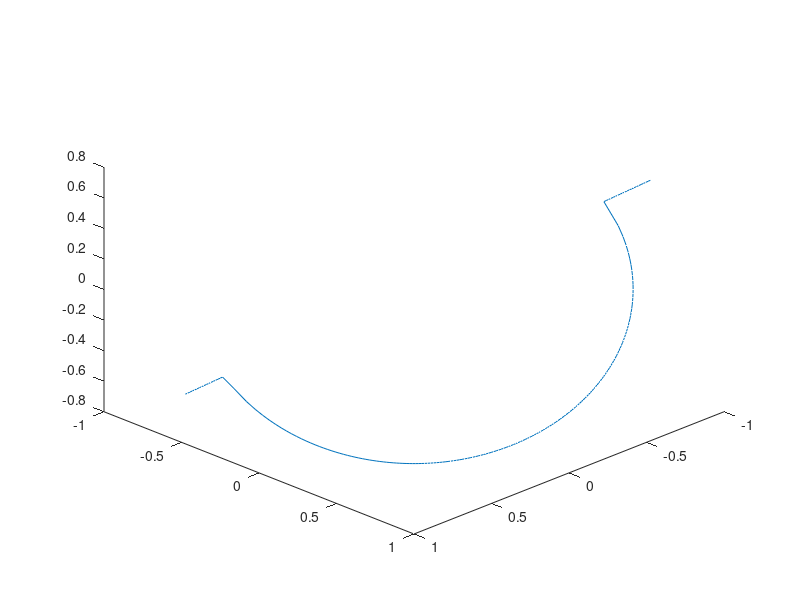

Write MATLAB code to recreate this figure.
clc ; 
clear ; 
close all ;
x= -1 : 0.01 : 1 ;
y = (1/40).*(1-20.*x+sqrt(799+40.*x-1200.*x.^2));
z = (1/40).*(1-20.*x-sqrt(799 + 40.*x - 1200.*x.^2));
plot3 (x,y,z);
view([20,20,20]);
